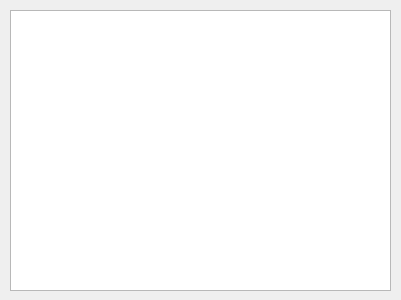
<?xml version="1.0" encoding="UTF-8"?>
<ui version="4.0">
 <class>MainWindow</class>
 <widget class="QMainWindow" name="MainWindow">
  <property name="geometry">
   <rect>
    <x>0</x>
    <y>0</y>
    <width>401</width>
    <height>300</height>
   </rect>
  </property>
  <property name="minimumSize">
   <size>
    <width>100</width>
    <height>100</height>
   </size>
  </property>
  <property name="windowTitle">
   <string>Pavel Sushko Lab1</string>
  </property>
  <widget class="QWidget" name="centralWidget">
   <widget class="QGraphicsView" name="graphicsView">
    <property name="geometry">
     <rect>
      <x>10</x>
      <y>10</y>
      <width>381</width>
      <height>281</height>
     </rect>
    </property>
   </widget>
  </widget>
 </widget>
 <layoutdefault spacing="6" margin="11"/>
 <resources/>
 <connections/>
</ui>
